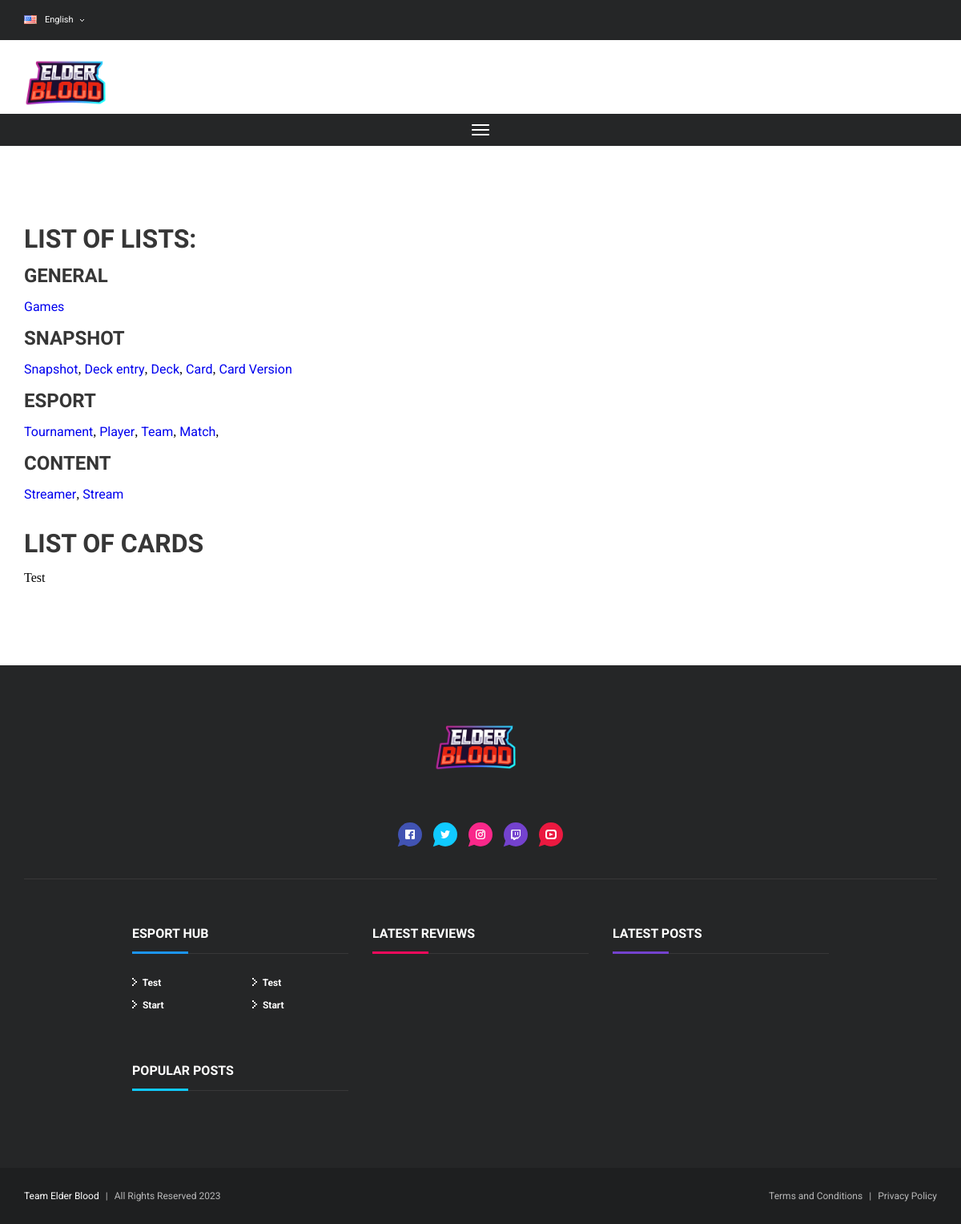
Page /cards/ on the committed database.
### hub/models.py (models this page shows, shortened)
class DeckEntry(models.Model):
    title = models.CharField(max_length=200)
    ranking = models.IntegerField()
    tier = models.IntegerField()
    link = models.CharField(max_length=200)
    snapshot = models.ForeignKey(Snapshot, on_delete=models.CASCADE)
    create_date = models.DateTimeField(default=timezone.now)
    publish_date = models.DateTimeField(default=timezone.now, blank=True, null=True)

class MenuItem(models.Model):
    author = models.ForeignKey('auth.User', on_delete=models.CASCADE)
    text = models.CharField(max_length=200)
    link = models.CharField(max_length=200)
    title = models.CharField(max_length=200, blank=True, null=True)
    order = models.IntegerField(default=1)
    location = models.CharField(max_length=200, default="Header")
    create_date = models.DateTimeField(default=timezone.now)
    publish_date = models.DateTimeField(blank=True, null=True)

### hub/views.py (the view)
# urls.py: path('cards/', views.cards, name='cards'),
def cards(request):
    cards_list = DeckEntry.objects.all().order_by('-publish_date')
    menu = MenuItem.objects.all().order_by('-order')
    return render(request, 'lists/cards.html', {'cards': cards_list, 'menu': menu})

### hub/templates/lists/cards.html
{% extends 'main/base.html' %}
{% load static %}
{% block content %}
<div class="layout-content-1 search-pad grid-limit">
    {% include "lists/mini-menu.html" %}
    <br/><br/><br/>
    <h1>List of cards</h1>
    <br/>
    {% for card in cards %}
    {{card.title}}
    {% endfor %}
</div>
{% endblock %}

### hub/templates/common/footer.html (shortened to what this page needs)
{% load static %}
<div class="footer-top-wrap">
    <div class="footer-top grid-limit">
        <div class="footer-top-brand">
            <div class="logo negative">
                <figure class="logo-img">
                    <img src="{% static 'img/brand/logo.png' %}" alt="Esport Hub">
                </figure>
            </div>
            <div class="social-links">
                <a href="https://www.facebook.com/ElderBlood" class="bubble-ornament fb">
                    <svg class="facebook-icon">
                        <use xlink:href="#svg-facebook"></use>
                    </svg>
                </a>
                <a href="https://twitter.com/TeamElderBlood" class="bubble-ornament twt">
                    <svg class="twitter-icon">
                        <use xlink:href="#svg-twitter"></use>
                    </svg>
                </a>
                <a href="https://www.instagram.com/teamelderblood/" class="bubble-ornament insta">
                    <svg class="instagram-icon">
                        <use xlink:href="#svg-instagram"></use>
                    </svg>
                </a>
                <a href="#" class="bubble-ornament twitch">
                    <svg class="twitch-icon">
                        <use xlink:href="#svg-twitch"></use>
                    </svg>
                </a>
                <a href="#" class="bubble-ornament youtube">
                    <svg class="youtube-icon">
                        <use xlink:href="#svg-youtube"></use>
                    </svg>
                </a>
            </div>
        </div>
        <div class="line-separator negative"></div>
        <div class="footer-top-widgets grid-4col centered gutter-big">
            <div class="footer-top-widget">
                <div class="section-title-wrap blue negative">
                    <h2 class="section-title">Esport Hub</h2>
                    <div class="section-title-separator"></div>
                </div>
                <div class="link-section">
                    <ul class="link-list small v2 negative">
                        {% for menuitem in menu %}
                        <li class="link-list-item">
                            <a href="{{ menuitem.link }}">
                                <svg class="arrow-icon medium">
                                    <use xlink:href="#svg-arrow-medium"></use>
                                </svg>
                                {{ menuitem.text }}
                            </a>
                        </li>
                        {% endfor %}
                    </ul>
                    <ul class="link-list small v2 negative">
                        {% for menuitem in menu %}
                        <li class="link-list-item">
                            <a href="{{ menuitem.link }}">
                                <svg class="arrow-icon medium">
                                    <use xlink:href="#svg-arrow-medium"></use>
                                </svg>
                                {{ menuitem.text }}
                            </a>
                        </li>
                        {% endfor %}
                    </ul>
                </div>
            </div>
            <div class="footer-top-widget">
                <div class="section-title-wrap red negative">
                    <h2 class="section-title">Latest Reviews</h2>
                    <div class="section-title-separator"></div>
                </div>
            </div>
            <div class="footer-top-widget">
                <div class="section-title-wrap violet negative">
                    <h2 class="section-title">Latest Posts</h2>
                    <div class="section-title-separator"></div>
                </div>
            </div>
            <div class="footer-top-widget">
                <div class="section-title-wrap blue-light negative">
                    <h2 class="section-title">Popular Posts</h2>
                    <div class="section-title-separator"></div>
                </div>
            </div>
        </div>
    </div>
</div>
<div class="footer-bottom-wrap">
    <div class="footer-bottom grid-limit">
        <p class="footer-bottom-text"><span class="brand">Team Elder Blood</a></span><span class="separator">|</span>All
            Rights Reserved 2023</p>
        <p class="footer-bottom-text"><a href="/terms/">Terms and Conditions</a><span class="separator">|</span><a
                href="/privacy-policy/">Privacy Policy</a></p>
    </div>
</div>

### rows in the picture
DeckEntry: title "Test"
MenuItem: text "Test"
MenuItem: text "Start"
